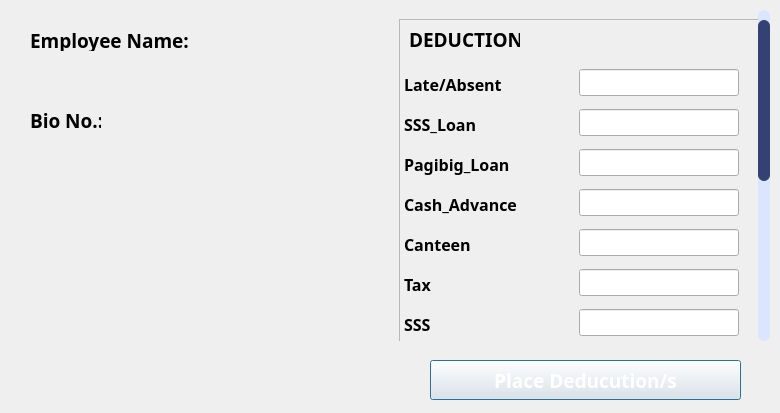
<?xml version="1.0" encoding="UTF-8"?>
<ui version="4.0">
 <class>Dialog</class>
 <widget class="QDialog" name="Dialog">
  <property name="geometry">
   <rect>
    <x>0</x>
    <y>0</y>
    <width>780</width>
    <height>413</height>
   </rect>
  </property>
  <property name="windowTitle">
   <string>Deduction</string>
  </property>
  <property name="styleSheet">
   <string notr="true">/* VERTICAL SCROLLBAR */
QScrollBar:vertical {
    border: none;
    background-color: rgba(220, 229, 254, 1); /* Updated background color */
    width: 12px;
    margin: 0;
    height: auto;
    border-radius: 6px;
}

/* HANDLE BAR VERTICAL */
QScrollBar::handle:vertical {
    background-color: rgba(52, 66, 115, 1); /* Handle color */
    min-height: 48px;
    border-radius: 6px;
    margin-top: 10px;
}

/* REMOVE THE UP ARROW BUTTON */
QScrollBar::sub-line:vertical {
    border: none;
    background: none;
    height: 0px;
    width: 0px;
}

/* REMOVE THE DOWN ARROW BUTTON */
QScrollBar::add-line:vertical {
    border: none;
    background: none;
    height: 0px;
    width: 0px;
}

/* REMOVE THE SPACE LEFT BY THE UP AND DOWN ARROW BUTTONS */
QScrollBar::sub-page:vertical, QScrollBar::add-page:vertical {
    background: none;
}

#frmInfo, #groupIdNum, #groupIdNum_2, #groupHRNote, #groupEduInfo, #scrollWorkExpArea, #groupCompany, #groupCompany_2, #groupCompany_3, #groupEduInfo_2 {
background-color: #DCE5FE
}

#btnAdd:hover, #btnEdit:hover, #btnSave:hover, #btnRevert:hover, #btnAddDependent:hover {
	background-color:&quot;#485994&quot;;
}
</string>
  </property>
  <widget class="QWidget" name="widget" native="true">
   <property name="geometry">
    <rect>
     <x>10</x>
     <y>10</y>
     <width>378</width>
     <height>395</height>
    </rect>
   </property>
   <property name="font">
    <font>
     <family>poppins</family>
     <weight>75</weight>
     <bold>true</bold>
    </font>
   </property>
   <property name="styleSheet">
    <string notr="true"/>
   </property>
   <widget class="QLabel" name="lblName">
    <property name="geometry">
     <rect>
      <x>20</x>
      <y>20</y>
      <width>171</width>
      <height>21</height>
     </rect>
    </property>
    <property name="font">
     <font>
      <family>poppins</family>
      <pointsize>14</pointsize>
      <weight>75</weight>
      <bold>true</bold>
     </font>
    </property>
    <property name="text">
     <string>Employee Name:</string>
    </property>
   </widget>
   <widget class="QLabel" name="lblBio">
    <property name="geometry">
     <rect>
      <x>20</x>
      <y>100</y>
      <width>71</width>
      <height>21</height>
     </rect>
    </property>
    <property name="font">
     <font>
      <family>poppins</family>
      <pointsize>14</pointsize>
      <weight>75</weight>
      <bold>true</bold>
     </font>
    </property>
    <property name="text">
     <string>Bio No.:</string>
    </property>
   </widget>
   <widget class="QLabel" name="bioNumTxt">
    <property name="geometry">
     <rect>
      <x>110</x>
      <y>100</y>
      <width>211</width>
      <height>21</height>
     </rect>
    </property>
    <property name="font">
     <font>
      <family>poppins</family>
      <pointsize>12</pointsize>
      <weight>75</weight>
      <bold>true</bold>
     </font>
    </property>
    <property name="text">
     <string/>
    </property>
   </widget>
   <widget class="QLabel" name="timeInTxt">
    <property name="geometry">
     <rect>
      <x>110</x>
      <y>140</y>
      <width>71</width>
      <height>21</height>
     </rect>
    </property>
    <property name="font">
     <font>
      <family>poppins</family>
      <pointsize>12</pointsize>
      <weight>75</weight>
      <bold>true</bold>
     </font>
    </property>
    <property name="text">
     <string/>
    </property>
   </widget>
   <widget class="QLabel" name="timeOutTxt">
    <property name="geometry">
     <rect>
      <x>300</x>
      <y>140</y>
      <width>71</width>
      <height>21</height>
     </rect>
    </property>
    <property name="font">
     <font>
      <family>poppins</family>
      <pointsize>12</pointsize>
      <weight>75</weight>
      <bold>true</bold>
     </font>
    </property>
    <property name="text">
     <string/>
    </property>
   </widget>
   <widget class="QLabel" name="empNameTxt">
    <property name="geometry">
     <rect>
      <x>70</x>
      <y>50</y>
      <width>291</width>
      <height>31</height>
     </rect>
    </property>
    <property name="font">
     <font>
      <family>poppins</family>
      <pointsize>12</pointsize>
      <weight>75</weight>
      <bold>true</bold>
     </font>
    </property>
    <property name="text">
     <string/>
    </property>
   </widget>
  </widget>
  <widget class="QScrollArea" name="scrollArea">
   <property name="geometry">
    <rect>
     <x>390</x>
     <y>10</y>
     <width>380</width>
     <height>331</height>
    </rect>
   </property>
   <property name="font">
    <font>
     <family>Poppins</family>
     <pointsize>10</pointsize>
    </font>
   </property>
   <property name="styleSheet">
    <string notr="true"> QScrollBar:vertical {
	border: none;
    background: rgba(217, 217, 217, 1);
 }</string>
   </property>
   <property name="frameShape">
    <enum>QFrame::NoFrame</enum>
   </property>
   <property name="verticalScrollBarPolicy">
    <enum>Qt::ScrollBarAlwaysOn</enum>
   </property>
   <property name="horizontalScrollBarPolicy">
    <enum>Qt::ScrollBarAlwaysOff</enum>
   </property>
   <property name="widgetResizable">
    <bool>true</bool>
   </property>
   <widget class="QWidget" name="scrollAreaWidgetContents">
    <property name="geometry">
     <rect>
      <x>0</x>
      <y>-309</y>
      <width>396</width>
      <height>640</height>
     </rect>
    </property>
    <property name="minimumSize">
     <size>
      <width>0</width>
      <height>640</height>
     </size>
    </property>
    <layout class="QVBoxLayout" name="verticalLayout_2">
     <item>
      <widget class="QFrame" name="deductionArea">
       <property name="minimumSize">
        <size>
         <width>378</width>
         <height>500</height>
        </size>
       </property>
       <property name="styleSheet">
        <string notr="true">/* VERTICAL SCROLLBAR */
QScrollBar:vertical {
    border: none;
    background: rgba(220, 229, 254, 1);
    width: 12px;
    margin: 0;
    height: auto;
    border-radius: 6px;
}

/* HANDLE BAR VERTICAL */
QScrollBar::handle:vertical {
	background-color: rgba(52, 66, 115, 1);
    background: rgba(220, 229, 254, 1);
    min-height: 48px;
    border-radius: 6px;
	margin-top: 10x;
}

/* REMOVE THE UP ARROW BUTTON */
QScrollBar::sub-line:vertical {
    border: none;
    background: rgba(220, 229, 254, 1);
    height: 0px;
    width: 0px;
}

/* REMOVE THE DOWN ARROW BUTTON */
QScrollBar::add-line:vertical {
    border: none;
    background: none;
    height: 0px;
    width: 0px;
}

/* REMOVE THE SPACE LEFT BY THE UP AND DOWN ARROW BUTTONS */
QScrollBar::sub-page:vertical, QScrollBar::add-page:vertical {
    background: none;
}
</string>
       </property>
       <property name="frameShape">
        <enum>QFrame::StyledPanel</enum>
       </property>
       <property name="frameShadow">
        <enum>QFrame::Raised</enum>
       </property>
       <widget class="QLabel" name="lblName_2">
        <property name="geometry">
         <rect>
          <x>10</x>
          <y>10</y>
          <width>111</width>
          <height>21</height>
         </rect>
        </property>
        <property name="font">
         <font>
          <family>poppins</family>
          <pointsize>14</pointsize>
          <weight>75</weight>
          <bold>true</bold>
         </font>
        </property>
        <property name="text">
         <string>DEDUCTION</string>
        </property>
       </widget>
       <widget class="QLabel" name="payDed1">
        <property name="geometry">
         <rect>
          <x>5</x>
          <y>50</y>
          <width>120</width>
          <height>30</height>
         </rect>
        </property>
        <property name="font">
         <font>
          <family>poppins</family>
          <pointsize>12</pointsize>
          <weight>75</weight>
          <bold>true</bold>
         </font>
        </property>
        <property name="text">
         <string>Late/Absent</string>
        </property>
       </widget>
       <widget class="QLineEdit" name="txtDed1">
        <property name="geometry">
         <rect>
          <x>180</x>
          <y>50</y>
          <width>160</width>
          <height>27</height>
         </rect>
        </property>
       </widget>
       <widget class="QLineEdit" name="txtDed2">
        <property name="geometry">
         <rect>
          <x>180</x>
          <y>90</y>
          <width>160</width>
          <height>27</height>
         </rect>
        </property>
       </widget>
       <widget class="QLabel" name="payDed2">
        <property name="geometry">
         <rect>
          <x>5</x>
          <y>90</y>
          <width>120</width>
          <height>30</height>
         </rect>
        </property>
        <property name="font">
         <font>
          <family>poppins</family>
          <pointsize>12</pointsize>
          <weight>75</weight>
          <bold>true</bold>
         </font>
        </property>
        <property name="text">
         <string>SSS_Loan</string>
        </property>
       </widget>
       <widget class="QLineEdit" name="txtDed3">
        <property name="geometry">
         <rect>
          <x>180</x>
          <y>130</y>
          <width>160</width>
          <height>27</height>
         </rect>
        </property>
       </widget>
       <widget class="QLabel" name="payDed3">
        <property name="geometry">
         <rect>
          <x>5</x>
          <y>130</y>
          <width>120</width>
          <height>30</height>
         </rect>
        </property>
        <property name="font">
         <font>
          <family>poppins</family>
          <pointsize>12</pointsize>
          <weight>75</weight>
          <bold>true</bold>
         </font>
        </property>
        <property name="text">
         <string>Pagibig_Loan</string>
        </property>
       </widget>
       <widget class="QLabel" name="payDed4">
        <property name="geometry">
         <rect>
          <x>5</x>
          <y>170</y>
          <width>131</width>
          <height>30</height>
         </rect>
        </property>
        <property name="font">
         <font>
          <family>poppins</family>
          <pointsize>12</pointsize>
          <weight>75</weight>
          <bold>true</bold>
         </font>
        </property>
        <property name="text">
         <string>Cash_Advance</string>
        </property>
       </widget>
       <widget class="QLineEdit" name="txtDed4">
        <property name="geometry">
         <rect>
          <x>180</x>
          <y>170</y>
          <width>160</width>
          <height>27</height>
         </rect>
        </property>
       </widget>
       <widget class="QLineEdit" name="txtDed8">
        <property name="geometry">
         <rect>
          <x>180</x>
          <y>330</y>
          <width>160</width>
          <height>27</height>
         </rect>
        </property>
       </widget>
       <widget class="QLineEdit" name="txtDed5">
        <property name="geometry">
         <rect>
          <x>180</x>
          <y>210</y>
          <width>160</width>
          <height>27</height>
         </rect>
        </property>
       </widget>
       <widget class="QLineEdit" name="txtDed7">
        <property name="geometry">
         <rect>
          <x>180</x>
          <y>290</y>
          <width>160</width>
          <height>27</height>
         </rect>
        </property>
       </widget>
       <widget class="QLabel" name="payDed5">
        <property name="geometry">
         <rect>
          <x>5</x>
          <y>210</y>
          <width>120</width>
          <height>30</height>
         </rect>
        </property>
        <property name="font">
         <font>
          <family>poppins</family>
          <pointsize>12</pointsize>
          <weight>75</weight>
          <bold>true</bold>
         </font>
        </property>
        <property name="text">
         <string>Canteen</string>
        </property>
       </widget>
       <widget class="QLabel" name="payDed8">
        <property name="geometry">
         <rect>
          <x>5</x>
          <y>330</y>
          <width>170</width>
          <height>30</height>
         </rect>
        </property>
        <property name="font">
         <font>
          <family>poppins</family>
          <pointsize>12</pointsize>
          <weight>75</weight>
          <bold>true</bold>
         </font>
        </property>
        <property name="text">
         <string>Medicare/Philhealth</string>
        </property>
       </widget>
       <widget class="QLabel" name="payDed7">
        <property name="geometry">
         <rect>
          <x>5</x>
          <y>290</y>
          <width>120</width>
          <height>30</height>
         </rect>
        </property>
        <property name="font">
         <font>
          <family>poppins</family>
          <pointsize>12</pointsize>
          <weight>75</weight>
          <bold>true</bold>
         </font>
        </property>
        <property name="text">
         <string>SSS</string>
        </property>
       </widget>
       <widget class="QLabel" name="payDed6">
        <property name="geometry">
         <rect>
          <x>5</x>
          <y>250</y>
          <width>120</width>
          <height>30</height>
         </rect>
        </property>
        <property name="font">
         <font>
          <family>poppins</family>
          <pointsize>12</pointsize>
          <weight>75</weight>
          <bold>true</bold>
         </font>
        </property>
        <property name="text">
         <string>Tax</string>
        </property>
       </widget>
       <widget class="QLineEdit" name="txtDed6">
        <property name="geometry">
         <rect>
          <x>180</x>
          <y>250</y>
          <width>160</width>
          <height>27</height>
         </rect>
        </property>
       </widget>
       <widget class="QLabel" name="payDed9">
        <property name="geometry">
         <rect>
          <x>5</x>
          <y>370</y>
          <width>120</width>
          <height>30</height>
         </rect>
        </property>
        <property name="font">
         <font>
          <family>poppins</family>
          <pointsize>12</pointsize>
          <weight>75</weight>
          <bold>true</bold>
         </font>
        </property>
        <property name="text">
         <string>Pagibig</string>
        </property>
       </widget>
       <widget class="QLineEdit" name="txtDed10">
        <property name="geometry">
         <rect>
          <x>180</x>
          <y>410</y>
          <width>160</width>
          <height>27</height>
         </rect>
        </property>
       </widget>
       <widget class="QLineEdit" name="txtDed12">
        <property name="geometry">
         <rect>
          <x>180</x>
          <y>490</y>
          <width>160</width>
          <height>27</height>
         </rect>
        </property>
       </widget>
       <widget class="QLineEdit" name="txtDed9">
        <property name="geometry">
         <rect>
          <x>180</x>
          <y>370</y>
          <width>160</width>
          <height>27</height>
         </rect>
        </property>
       </widget>
       <widget class="QLabel" name="payDed10">
        <property name="geometry">
         <rect>
          <x>5</x>
          <y>410</y>
          <width>120</width>
          <height>30</height>
         </rect>
        </property>
        <property name="font">
         <font>
          <family>poppins</family>
          <pointsize>12</pointsize>
          <weight>75</weight>
          <bold>true</bold>
         </font>
        </property>
        <property name="text">
         <string>Clinic</string>
        </property>
       </widget>
       <widget class="QLineEdit" name="txtDed11">
        <property name="geometry">
         <rect>
          <x>180</x>
          <y>450</y>
          <width>160</width>
          <height>27</height>
         </rect>
        </property>
       </widget>
       <widget class="QLabel" name="payDed11">
        <property name="geometry">
         <rect>
          <x>5</x>
          <y>450</y>
          <width>170</width>
          <height>30</height>
         </rect>
        </property>
        <property name="font">
         <font>
          <family>poppins</family>
          <pointsize>12</pointsize>
          <weight>75</weight>
          <bold>true</bold>
         </font>
        </property>
        <property name="text">
         <string>Arayata_Annual</string>
        </property>
       </widget>
       <widget class="QLabel" name="payDed12">
        <property name="geometry">
         <rect>
          <x>5</x>
          <y>490</y>
          <width>120</width>
          <height>30</height>
         </rect>
        </property>
        <property name="font">
         <font>
          <family>poppins</family>
          <pointsize>12</pointsize>
          <weight>75</weight>
          <bold>true</bold>
         </font>
        </property>
        <property name="text">
         <string>HMI</string>
        </property>
       </widget>
       <widget class="QLineEdit" name="txtDed13">
        <property name="geometry">
         <rect>
          <x>180</x>
          <y>530</y>
          <width>160</width>
          <height>27</height>
         </rect>
        </property>
        <property name="text">
         <string/>
        </property>
       </widget>
       <widget class="QLabel" name="payDed13">
        <property name="geometry">
         <rect>
          <x>5</x>
          <y>530</y>
          <width>120</width>
          <height>30</height>
         </rect>
        </property>
        <property name="font">
         <font>
          <family>poppins</family>
          <pointsize>12</pointsize>
          <weight>75</weight>
          <bold>true</bold>
         </font>
        </property>
        <property name="text">
         <string>Funeral</string>
        </property>
       </widget>
       <widget class="QLineEdit" name="txtDed14">
        <property name="geometry">
         <rect>
          <x>180</x>
          <y>570</y>
          <width>160</width>
          <height>27</height>
         </rect>
        </property>
        <property name="text">
         <string/>
        </property>
       </widget>
       <widget class="QLabel" name="payDed14">
        <property name="geometry">
         <rect>
          <x>5</x>
          <y>570</y>
          <width>120</width>
          <height>30</height>
         </rect>
        </property>
        <property name="font">
         <font>
          <family>poppins</family>
          <pointsize>14</pointsize>
          <weight>75</weight>
          <bold>true</bold>
         </font>
        </property>
        <property name="text">
         <string>Voluntary</string>
        </property>
       </widget>
      </widget>
     </item>
    </layout>
   </widget>
  </widget>
  <widget class="QPushButton" name="placeBTN">
   <property name="geometry">
    <rect>
     <x>430</x>
     <y>360</y>
     <width>311</width>
     <height>40</height>
    </rect>
   </property>
   <property name="font">
    <font>
     <family>poppins</family>
     <pointsize>14</pointsize>
     <weight>75</weight>
     <bold>true</bold>
    </font>
   </property>
   <property name="layoutDirection">
    <enum>Qt::LeftToRight</enum>
   </property>
   <property name="styleSheet">
    <string notr="true">	background-color: &quot;#344273&quot;;
	color: white;</string>
   </property>
   <property name="text">
    <string>Place Deducution/s</string>
   </property>
   <property name="icon">
    <iconset>
     <normaloff>../../MainFrame/Resources/Icons/update.svg</normaloff>../../MainFrame/Resources/Icons/update.svg</iconset>
   </property>
   <property name="iconSize">
    <size>
     <width>24</width>
     <height>24</height>
    </size>
   </property>
  </widget>
 </widget>
 <resources/>
 <connections/>
</ui>
